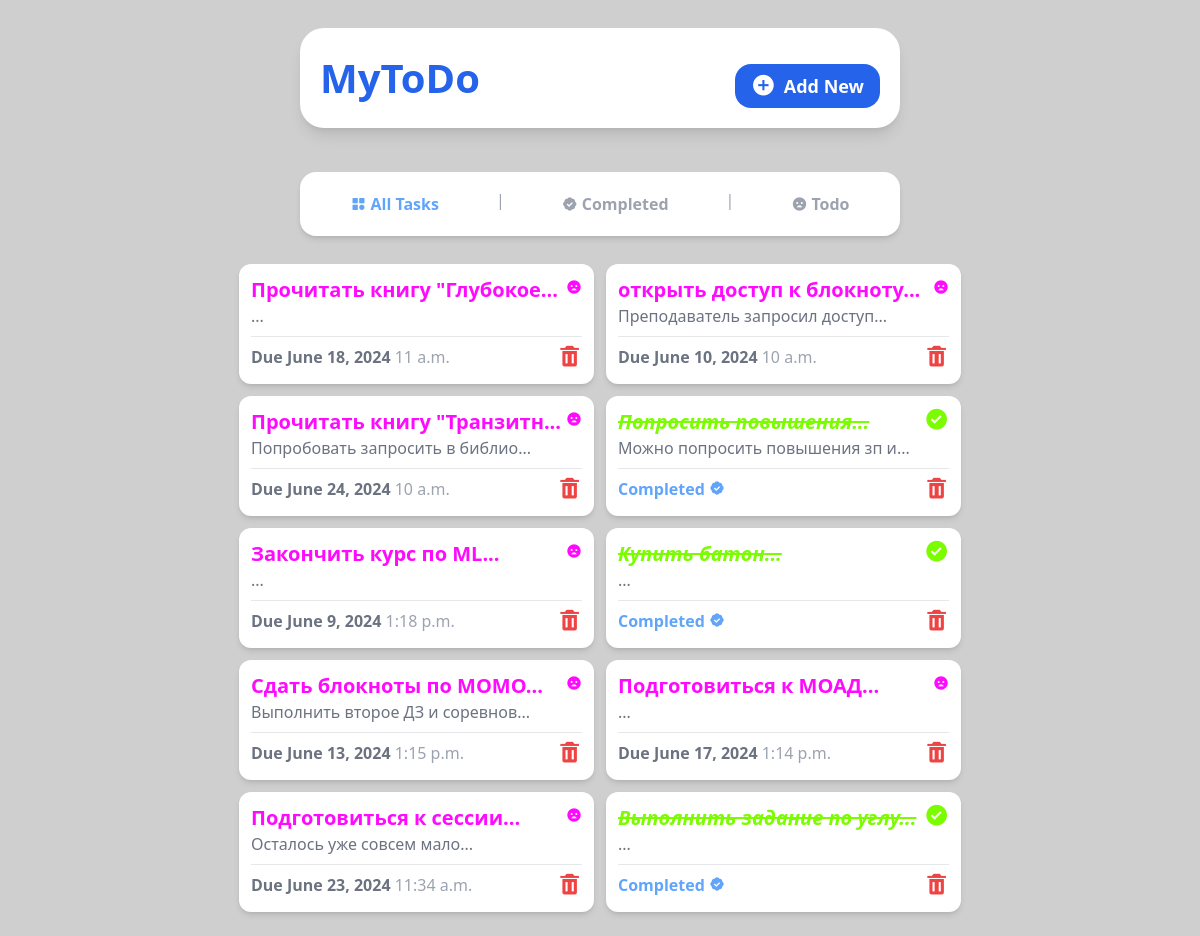
The page / on the database its author committed.
### tasks/models.py (models this page shows, shortened)
class Task(models.Model):
    title = models.CharField(max_length=128)
    description = models.TextField(null=True, blank=True)
    due_date = models.DateField()
    due_time =models.TimeField()
    completed = models.BooleanField(default=False)

### tasks/views.py (the view)
# urls.py: urlpatterns = [path('', views.home, name='home'),
def home(request):
    tasks = Task.objects.all().order_by('-id')
    return render(request, 'index.html', {'tasks': tasks,})

### tasks/templates/index.html
{%include 'base.html' %}
{%include 'navigation.html' %}
{% block content %}
<section
class="flex flex-1 flex-wrap justify-center gap-3 bg-[#fff0] w-10/12 md:w-11/12 h-full mb-3 rounded-2xl p-3 overflow-y-auto scrollbar-hide"
>
{% for task in tasks %}
{% if task.completed %}
<div
class="w-[355px] flex flex-col shadow-md bg-white h-[120px] rounded-xl p-3"
>
<div class="flex flex-row justify-between">
  <div>
    <a href="{% url 'detail' task.id %}">
      <h1
        class="text-green-500 font-semibold text-xl italic line-through"
      >
        {{ task.title | slice:":25"}}...
      </h1>
    </a>
    <p class="text-gray-500 text-md">
      {{task.description | slice:":30"}}...
    </p>
  </div>
  <a href="{% url 'change_status' task.id %}">
    <i class="bx bxs-check-circle bx-sm text-green-500"></i>
  </a>
</div>
<hr class="border-t border-gray-200 my-2" />
<div class="flex flex-row justify-between">
  <h2 class="text-blue-400 font-bold">
    Completed <i class="bx bxs-badge-check"></i>
  </h2>
  <a href="{% url 'delete' task.id %}">
    <i class="bx bxs-trash bx-sm text-red-500"></i>
  </a>
</div>
</div>
{% else %}
<div
  class="w-[355px] flex flex-col shadow-md bg-white h-[120px] rounded-xl p-3"
>
  <div class="flex flex-row justify-between">
    <div>
      <a href="{% url 'detail' task.id%}">
        <h1 class="text-pink-500 font-semibold text-xl">
          {{ task.title | slice:":25" }}...
        </h1>
      </a>
      <p class="text-gray-500 text-md">
        {{ task.description | slice:":30" }}...
      </p>
    </div>
    <a href="{% url 'change_status' task.id %}">
      <i class='text-pink-500 bx bxs-sad'></i>
    </a>
  </div>
  <hr class="border-t border-gray-200 my-2" />
  <div class="flex flex-row justify-between">
    <h2 class="text-gray-500 font-bold">
      Due {{task.due_date}} <span class="font-medium text-gray-400">{{task.due_time}}</span>
    </h2>
    <a href="{% url 'delete' task.id %}">
      <i class="bx bxs-trash bx-sm text-red-500"></i>
    </a>
  </div>
</div>
{% endif %}
{% endfor %}
</section>
    {% endblock content %}

### todo_app/templates/base.html (shortened to what this page needs)
{% load static %}
<!DOCTYPE html>
<html lang="en">
<head>
    <link href="https://unpkg.com/boxicons@2.1.4/css/boxicons.min.css" rel="stylesheet" />
    <link rel="stylesheet" href="{%static 'style.css'%}" />
</head>
<body class="bg-[#cfcfcf] flex flex-col items-center justify-center gap-4 h-screen">
    <header
        class="bg-white shadow-lg w-10/12 h-auto rounded-3xl flex flex-col sm:flex-row justify-between items-center p-5 m-7 md:w-3/6">
        <a href="{% url 'home' %}">
            <h1 class="text-blue-600 font-bold text-[40px]">MyToDo</h1>
        </a>
        <a class="bg-blue-600 py-2 px-4 text-white font-semibold rounded-2xl text-lg mt-4 flex items-center gap-2"
            href="{% url 'add' %}"><i class="bx bxs-plus-circle bx-sm"></i> Add New</a>
    </header>
</body>
</html>

### todo_app/templates/navigation.html
<nav
class="bg-white transition-all-[1s] shadow-md w-10/12 rounded-2xl h-auto p-4 flex flex-row justify-around md:w-3/6"
>
<a
  href="{% url 'home' %}"
  class="text-blue-400 transition duration-300 ease-out hover:ease-in hover:text-blue-500 font-semibold py-1 px-3 flex items-center gap-1"
  ><i class="bx bxs-category"></i>All Tasks</a
>
<span class="text-gray-400">|</span>
<a
  href="{% url 'completed' %}"
  class="font-semibold text-gray-400 py-1 px-3 flex items-center gap-1"
  ><i class="bx bxs-badge-check"></i>Completed</a
>
<span class="text-gray-400">|</span>
<a
  href="{% url 'remaining' %}"
  class="font-semibold text-gray-400 py-1 px-3 flex items-center gap-1"
  ><i class="bx bxs-sad"></i>Todo</a
>
</nav>

### rows shown on the page
Task: title "Прочитать книгу \"Глубокое", due_date "June 18, 2024", due_time "11 a.m."
Task: title "открыть доступ к блокноту", description "Преподаватель запросил доступ", due_date "June 10, 2024", due_time "10 a.m."
Task: title "Прочитать книгу \"Транзитн", description "Попробовать запросить в библио", due_date "June 24, 2024", due_time "10 a.m."
Task: title "Попросить повышения", description "Можно попросить повышения зп и"
Task: title "Закончить курс по ML", due_date "June 9, 2024", due_time "1:18 p.m."
Task: title "Купить батон"
Task: title "Сдать блокноты по МОМО", description "Выполнить второе ДЗ и соревнов", due_date "June 13, 2024", due_time "1:15 p.m."
Task: title "Подготовиться к МОАД", due_date "June 17, 2024", due_time "1:14 p.m."
Task: title "Подготовиться к сессии", description "Осталось уже совсем мало", due_date "June 23, 2024", due_time "11:34 a.m."
Task: title "Выполнить задание по углу"
